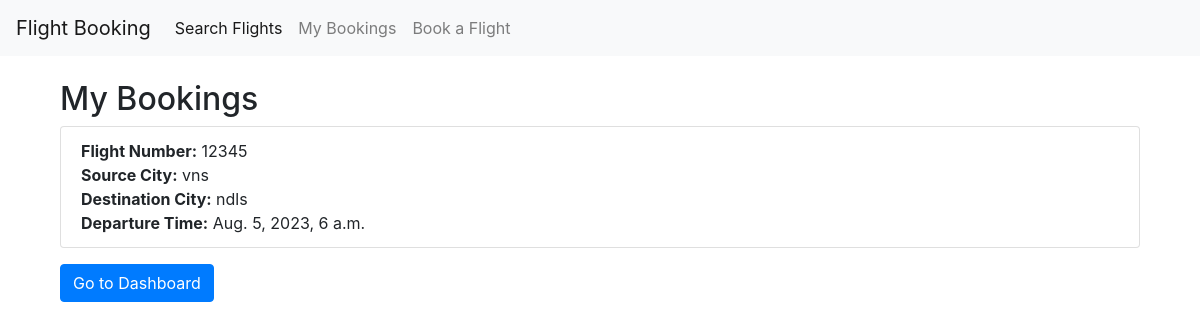
Page /flights/my_bookings/ (signed in) on the committed database.
### flights/models.py (models this page shows, shortened)
class Booking(models.Model):
    user = models.ForeignKey(CustomUser, on_delete=models.CASCADE)
    flight = models.ForeignKey(Flight, on_delete=models.CASCADE)

class Flight(models.Model):
    flight_number = models.CharField(max_length=10)
    source_city = models.CharField(max_length=50, default=None)
    destination_city = models.CharField(max_length=50, default=None)
    departure_time = models.DateTimeField(default=None)
    arrival_time = models.DateTimeField(default=None)
    seat_count = models.IntegerField(default=60)

### flights/views.py (the view)
# urls.py: path('my_bookings/', views.my_bookings, name='my_bookings'),
@login_required
def my_bookings(request):
    bookings = Booking.objects.filter(user=request.user)
    return render(request, 'flights/view_bookings.html', {'bookings': bookings})

### flights/templates/flights/view_bookings.html
{% extends 'flights/base.html' %}
{% block content %}
    <div class="container">
        <h2>My Bookings</h2>
        {% if bookings %}
            <ul class="list-group">
                {% for booking in bookings %}
                    <li class="list-group-item">
                        <strong>Flight Number:</strong> {{ booking.flight.flight_number }}<br>
                        <strong>Source City:</strong> {{ booking.flight.source_city }}<br>
                        <strong>Destination City:</strong> {{ booking.flight.destination_city }}<br>
                        <strong>Departure Time:</strong> {{ booking.flight.departure_time }}<br>
                    </li>
                {% endfor %}
            </ul>
        {% else %}
            <p class="mt-3">You have no bookings.</p>
        {% endif %}
        <a href="{% url 'dashboard' %}" class="btn btn-primary mt-3">Go to Dashboard</a>
    </div>
{% endblock %}

### rows in the picture
Booking: flight.flight_number "12345", flight.source_city "vns", flight.destination_city "ndls", flight.departure_time "Aug. 5, 2023, 6 a.m."
